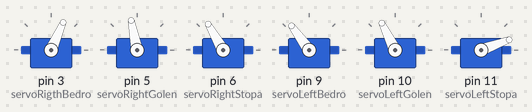
The sketch below on a simulated Arduino Uno, built with avr-gcc and run on an emulated ATmega328P. On the bench: 6 × servo.

Above: at 0.15 s.
At 4.9 s:
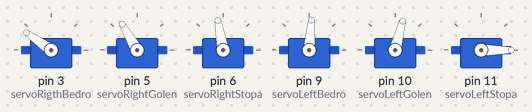
At 6.4 s:
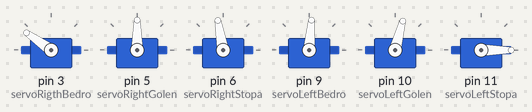
At 13.91 s:
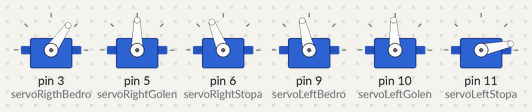
At 20.79 s:
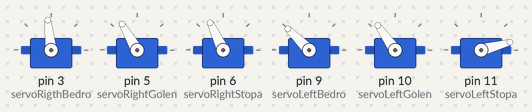
At 36.59 s:
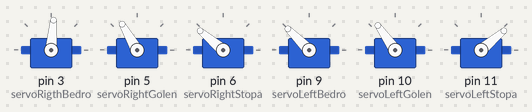
Timing chart, 0 to 40.0 s (numbered marks = the images above):
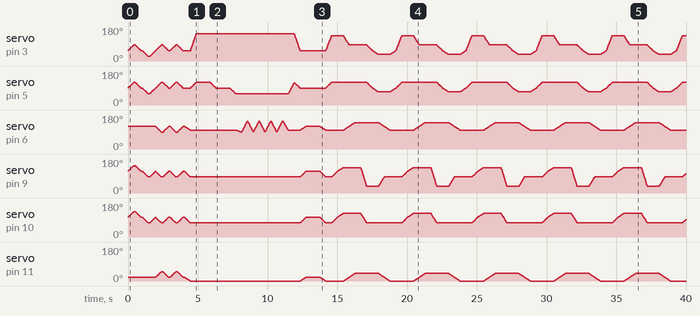

The sketch:

steper.ino
```cpp
#include <Servo.h>
Servo servoRigthBedro, servoRightGolen, servoRightStopa;
Servo servoLeftBedro, servoLeftGolen, servoLeftStopa;

//базовое положение
const double positionStensd [6] = {55, 90, 120, 115, 105, 20};

double nullPosition [6] = {0, 0, 0, 0, 0, 0};

//разбиение шага
const int defferenc = 40;


void setPosition (double pos [6]);
void moveToPositionVector (double pos [6]);
void stepLeft ();
void dance1(int pa);
void dance2(int pa);
void hello ();

void setup()
{
   servoRigthBedro.attach (3);
   servoRightGolen.attach (5);
   servoRightStopa.attach (6);
   servoLeftBedro.attach  (9);
   servoLeftGolen.attach  (10);
   servoLeftStopa.attach  (11);
   setPosition (positionStensd);

   Serial.begin(9600);

}

//================================================================================
void loop(){

   dance1(1);
   dance2(3);
   hello();
   delay (1000);
   for (int i = 1; i<10; i++) {
      stepLeft();
   }
}
//================================================================================
void setPosition (double pos [6]){
   servoRigthBedro.write(pos[0]);
   servoRightGolen.write(pos[1]);
   servoRightStopa.write(pos[2]);
   servoLeftBedro.write(pos[3]);
   servoLeftGolen.write(pos[4]);
   servoLeftStopa.write(pos[5]);
}

void moveToPositionVector (double pos [6]){
  double targetEngle [6] = {   positionStensd[0]+pos[0],
                              positionStensd[1]+pos[1],
                              positionStensd[2]-pos[2],
                              positionStensd[3]-pos[3],
                              positionStensd[4]-pos[4],
                              positionStensd[5]+pos[5]};
  double startEngle [6] = {   servoRigthBedro.read(),
                              servoRightGolen.read(),
                              servoRightStopa.read(),
                              servoLeftBedro.read(),
                              servoLeftGolen.read(),
                              servoLeftStopa.read()};

  double microStep [6] = {0};
  for (int i = 0; i<6; i++) {
      microStep [i] = (targetEngle[i] - startEngle[i]) / defferenc;
  }

  for (int i = 0; i<defferenc; i++) {
      for (int serva = 0; serva<6; serva++) {
          startEngle[serva] =  startEngle[serva] + microStep [serva];
          //Serial.print (startEngle[serva]);
          //Serial.print (" ");
      }

      setPosition (startEngle);
      delay(10);  // SPEED----------------------------------------------
  }

  setPosition (targetEngle);
}

//------------------------------------------------------------------------
void stepLeft () {
    double position [6] = {0, 0, 20, 30, 30, -20};
    moveToPositionVector (position);
    position [0] = 80;
    position [1] = 30;
    moveToPositionVector (position);
    //delay(1000);
    position [3] = 0;
    position [4] = 0;
    moveToPositionVector (position);
    //delay(1000);
    position [3] = -20;
    position [4] = -20;
    moveToPositionVector (position);
    //delay(1000);
    position [0] = 30;
    position [1] = 30;
    position [2] = 0;
    position [3] = -20;
    position [4] = -20;
    position [5] = 0;
    moveToPositionVector (position);
    //delay(1000);
    position [2] = -20;
    position [5] = 20;
    moveToPositionVector (position);
    //delay(1000);


    //------------
    moveToPositionVector (position);
    position [3] = 80;
    position [4] = 30;
    moveToPositionVector (position);
    //delay(1000);
    position [0] = 0;
    position [1] = 0;
    moveToPositionVector (position);
    //delay(1000);
    position [0] = -20;
    position [1] = -20;
    moveToPositionVector (position);
    //delay(1000);
    position [3] = 30;
    position [4] = 30;
    position [5] = 0;
    position [0] = -20;
    position [1] = -20;
    position [2] = 0;
    moveToPositionVector (position);
    //delay(1000);
    position [5] = -20;
    position [2] = 20;
    moveToPositionVector (position);
    //delay(1000);
}
//------------------------------------------------------------------------

void dance1(int pa){
   double position1 [6] = {30, 30, 0, -30, -30, 0};
   double position2 [6] = {-30, -30, 0, 30, 30, 0};
   for (int i = 0; i<pa; i++) {
      moveToPositionVector (position1);
      delay (100);

   moveToPositionVector (nullPosition);
   delay (100);
      moveToPositionVector (position2);

      delay (100);
   }
   moveToPositionVector (nullPosition);
}

void dance2 (int pa){
   double position [6] = {30, 30, 30, 30, 30, 30};
   for (int i = 1; i<pa; i++) {
      moveToPositionVector (position);
      delay (100);

      moveToPositionVector (nullPosition);
      delay (100);
   }
}

void hello () {
    double position [6] = {0, 0, 20, 30, 30, -20};
    moveToPositionVector (position);
    position [0] = 90;
    position [1] = 30;
    moveToPositionVector (position);
    delay(1000);
    position [1] = 0;
    moveToPositionVector (position);
    delay(1000);
    position [1] = -30;
    moveToPositionVector (position);
    for (int i = 0; i<4; i++) {
      position [2] = 30;
      moveToPositionVector (position);
      position [2] = -30;
      moveToPositionVector (position);
    }
    position [2] = 20;
    moveToPositionVector (position);
    position [0] = 90;
    position [1] = 30;
    moveToPositionVector (position);
    double position1 [6] = {0, 0, 20, 30, 30, -20};
    moveToPositionVector (position1);
    moveToPositionVector (nullPosition);

}
```
